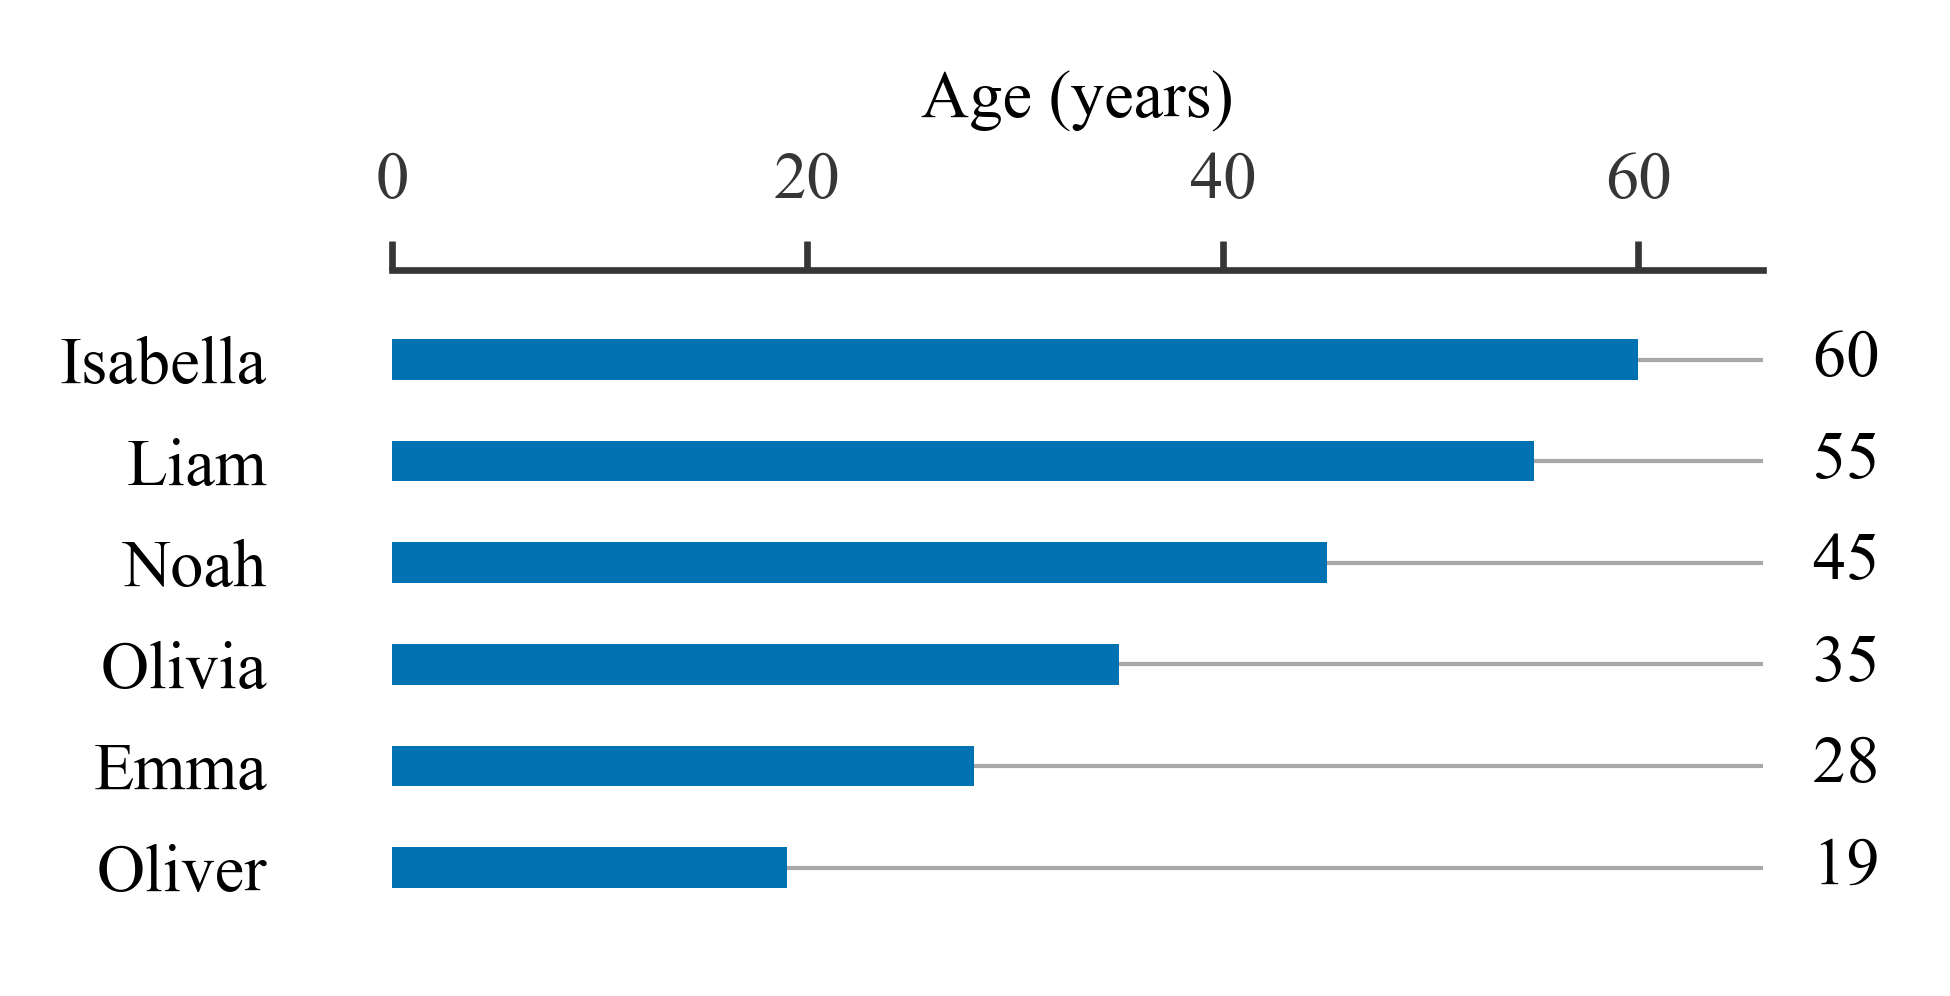

This figure's Python source:
import matplotlib.pyplot as plt  
import numpy as np 

from natsort import natsorted
from matplotlib import gridspec


def beautify_axes(array_of_axes):
    for ax in array_of_axes:
        ax.spines['top'].set_visible(True)
        ax.spines['bottom'].set_visible(False)
        ax.spines['right'].set_visible(False)
        ax.spines['left'].set_visible(False) 
        ax.spines['bottom'].set_color(axes_font_color)
        ax.spines['top'].set_color(axes_font_color)
        ax.spines['left'].set_color(axes_font_color)
        ax.spines['right'].set_color(axes_font_color)
        ax.xaxis.tick_top()
        ax.xaxis.set_label_position('top') 
        ax.tick_params(axis='y', colors='k', left=False) # left=False to hide ticks
        ax.tick_params(axis='x', colors=axes_font_color)
        ax.spines['left'].set_position(('outward', 8))
        ax.spines['top'].set_position(('outward', 5))
        # ax.spines['bottom'].set_position(('outward', 5))
        # adjust_spines(ax, ['left', 'bottom'])
        ax.yaxis.set_label_coords(-0.1,1.1)



# Set default values
default_font_size = 8
axes_font_color = '#363636'
mrkr_size = 5
line_width = 1
thin_line_width = 0.5
graph_letter_x_offset = -0.1
graph_letter_y_offset = -0.45

fig_width = 3.25 # inches
fig_height = 1.66 # 1.66 inch per plot)

plt.rcParams.update({'font.size': 8,
                        'legend.frameon': False, 
                        'font.style':'normal',
                        'font.weight':'normal',
                        'font.family': 'serif',
                        'font.serif': 'Times new Roman',
                        'mathtext.fontset':'stix'})


fig = plt.figure()
fig.set_size_inches(fig_width,fig_height)
gs = gridspec.GridSpec(1, 1)
ax1 = plt.subplot(gs[0])



# Your data
items = [
    {'name': "Liam", 'age': 55},
    {'name': "Olivia", 'age': 35},
    {'name': "Noah", 'age': 45},
    {'name': "Emma", 'age': 28},
    {'name': "Oliver", 'age': 19},
    {'name': "Isabella", 'age': 60},
]


# Sort data
sorted_items = sorted(items, key = lambda i: i['age'], reverse=True)
sorted_labels = [d['name'] for d in sorted_items]
sorted_values = [d['age'] for d in sorted_items]


y_pos = np.arange(len(sorted_labels))
max_x = np.max(sorted_values) * 1.1 # make 10% wider


# Plot data
plot_numbers_flush_right = True 

if plot_numbers_flush_right:
    # plot all values flush right
    for y in y_pos: 
        ax1.plot([0,max_x],[y,y], color="#a8a8a8", linewidth=thin_line_width, zorder=0) # without error
        ax1.barh(y, sorted_values[y], color="#0072B2", height=0.4, zorder=1) # without error
        ax1.text(max_x,y,"   {}".format(sorted_values[y]), verticalalignment='center')
else:
    # Plot all values nex to the bar
    for y in y_pos:
        ax1.barh(y, sorted_values[y], color="#0072B2", height=0.4, zorder=1) # without error
        ax1.text(sorted_values[y],y,"   {}".format(sorted_values[y]), verticalalignment='center')



ax1.set_yticks(y_pos)
ax1.set_yticklabels(sorted_labels)
ax1.invert_yaxis()  # labels read top-to-bottom
ax1.set_xlabel('Age (years)')
ax1.set_xlim(0,max_x)

beautify_axes([ax1])

plt.subplots_adjust(top=0.687,
bottom=0.081,
left=0.201,
right=0.904,
hspace=0.2,
wspace=0.2)

plt.savefig('{}.png'.format("horizontal_barplot"),dpi=600)

plt.show()
